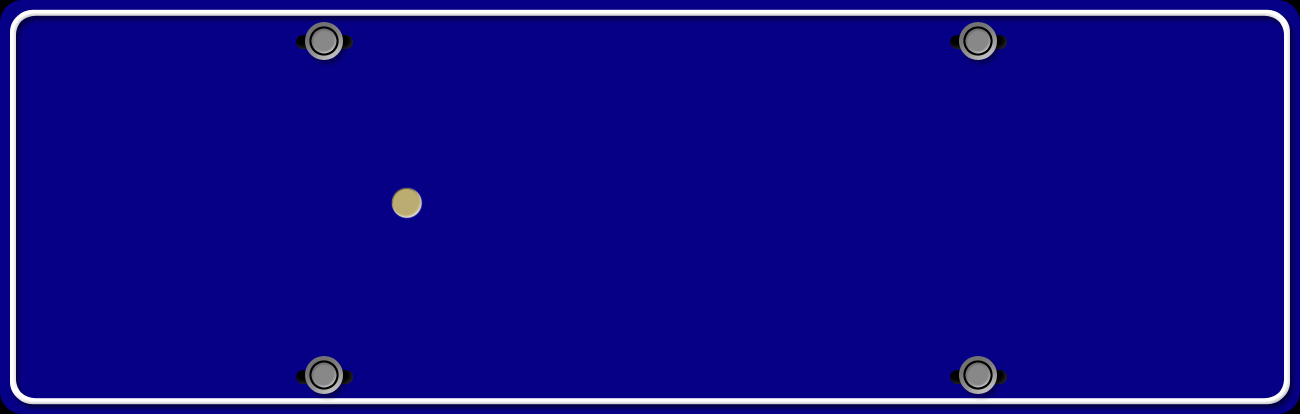
#> input picture generateCarPlate-master/template/template.bmp, 1300 x 414 px
$ python genCarPlate2.py 5
#> lines starting #> are read from the running program, lines starting #| are printed output that depends on the picture
### generateCarPlate-master/PlateCommon.py

import os
import random
import numpy as np
import cv2
from PIL import Image
from PIL import ImageDraw
from math import *

INDEX_PROVINCE = {"京": 0, "沪": 1, "津": 2, "渝": 3, "冀": 4, "晋": 5, "蒙": 6, "辽": 7, "吉": 8, "黑": 9, "苏": 10,
                  "浙": 11, "皖": 12, "闽": 13, "赣": 14, "鲁": 15, "豫": 16, "鄂": 17, "湘": 18, "粤": 19, "桂": 20,
                  "琼": 21, "川": 22, "贵": 23, "云": 24, "藏": 25, "陕": 26, "甘": 27, "青": 28, "宁": 29, "新": 30}

INDEX_DIGIT = {"0": 31, "1": 32, "2": 33, "3": 34, "4": 35, "5": 36, "6": 37, "7": 38, "8": 39, "9": 40}

INDEX_LETTER = {"A": 41, "B": 42, "C": 43, "D": 44, "E": 45, "F": 46, "G": 47,"H": 48, "J": 49, "K": 50, "L": 51, "M": 52,
                "N": 53, "P": 54, "Q": 55, "R": 56, "S": 57, "T": 58, "U": 59, "V": 60, "W": 61, "X": 62, "Y": 63, "Z": 64}

PLATE_CHARS_PROVINCE = {"京", "沪", "津", "渝", "冀", "晋", "蒙", "辽", "吉", "黑",
                        "苏", "浙", "皖", "闽", "赣", "鲁", "豫", "鄂", "湘", "粤",
                        "桂", "琼", "川", "贵", "云", "藏", "陕", "甘", "青", "宁", "新"}

PLATE_CHARS_DIGIT = {"0", "1", "2", "3", "4", "5", "6", "7", "8", "9"}

PLATE_CHARS_LETTER = {"A", "B", "C", "D", "E", "F", "G", "H", "J", "K", "L", "M", "N", "P",
                      "Q", "R", "S", "T", "U", "V", "W", "X", "Y", "Z"}

index = {"京": 0, "沪": 1, "津": 2, "渝": 3, "冀": 4, "晋": 5, "蒙": 6, "辽": 7, "吉": 8, "黑": 9, "苏": 10, "浙": 11, "皖": 12,
         "闽": 13, "赣": 14, "鲁": 15, "豫": 16, "鄂": 17, "湘": 18, "粤": 19, "桂": 20, "琼": 21, "川": 22, "贵": 23, "云": 24,
         "藏": 25, "陕": 26, "甘": 27, "青": 28, "宁": 29, "新": 30, "0": 31, "1": 32, "2": 33, "3": 34, "4": 35, "5": 36,
         "6": 37, "7": 38, "8": 39, "9": 40, "A": 41, "B": 42, "C": 43, "D": 44, "E": 45, "F": 46, "G": 47, "H": 48,
         "J": 49, "K": 50, "L": 51, "M": 52, "N": 53, "P": 54, "Q": 55, "R": 56, "S": 57, "T": 58, "U": 59, "V": 60,
         "W": 61, "X": 62, "Y": 63, "Z": 64}

chars = ["京", "沪", "津", "渝", "冀", "晋", "蒙", "辽", "吉", "黑", "苏", "浙", "皖", "闽", "赣", "鲁", "豫", "鄂", "湘", "粤", "桂",
         "琼", "川", "贵", "云", "藏", "陕", "甘", "青", "宁", "新",
         "0", "1", "2", "3", "4", "5", "6", "7", "8", "9",
         "A", "B", "C", "D", "E", "F", "G", "H", "J", "K", "L", "M", "N", "P", "Q", "R", "S", "T", "U", "V", "W", "X", "Y", "Z" ]

# [47 lines left out: functions AddSmudginess, rot, rotRandrom, not called in this run]

def tfactor(img):
    hsv = cv2.cvtColor(img,cv2.COLOR_BGR2HSV)

    hsv[:,:,0] = hsv[:,:,0]*(0.8+ np.random.random()*0.2)
    hsv[:,:,1] = hsv[:,:,1]*(0.3+ np.random.random()*0.7)
    hsv[:,:,2] = hsv[:,:,2]*(0.2+ np.random.random()*0.8)

    img = cv2.cvtColor(hsv,cv2.COLOR_HSV2BGR)
    return img

# [45 lines left out: functions random_envirment, random_scene, not called in this run]

def GenCh(f,val):
    img=Image.new("RGB", (45,70),(255,255,255))
    draw = ImageDraw.Draw(img)
    draw.text((0, 3),val,(0,0,0),font=f)
    img = img.resize((23,70))
    A = np.array(img)
    return A

def GenCh1(f,val):
    img=Image.new("RGB", (23,70),(255,255,255))
    draw = ImageDraw.Draw(img)
    draw.text((0, 2),val,(0,0,0),font=f)
    A = np.array(img)
    return A

def AddGauss(img, level):
    # return cv2.blur(img, (level * 2 + 1, level * 2 + 1))
    return cv2.blur(img, (1+r(1), 1+r(1)))

def r(val):
    return int(np.random.random() * val)

# [14 lines left out: functions AddNoiseSingleChannel, addNoise, not called in this run]

### generateCarPlate-master/genCarPlate2.py
#coding=utf-8
from PIL import Image
import argparse
from PIL import ImageFont
from PlateCommon import *
import cv2
TEMPLATE_IMAGE = "./template/template.bmp"

class GenPlateScene:
    def __init__(self, fontCh, fontEng, NoPlates):
#> called with fontCh = './font/platech.ttf', fontEng = './font/platechar.ttf', NoPlates = './background2'
        self.fontC = ImageFont.truetype(fontCh, 43, 0)    # 省简称使用字体
        self.fontE = ImageFont.truetype(fontEng, 60, 0)   # 字母数字字体
        # self.img = np.array(Image.new("RGB", (226, 70), (255, 255, 255)))
        # self.bg = cv2.resize(cv2.imread(TEMPLATE_IMAGE), (226, 70))
        self.img = np.array(Image.new("RGB", (226, 70), (255, 255, 255)))
        self.bg = cv2.resize(cv2.imread(TEMPLATE_IMAGE), (226, 70))
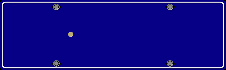
#> self.bg: shape (70, 226, 3); mean B, G, R 135.8, 10, 15.6
        self.noplates_path = []
        for parent, _, filenames in os.walk(NoPlates):
            for filename in filenames:
                self.noplates_path.append(parent + "/" + filename)

    def gen_plate_string(self, iter, perSize):
        plate_str = ""
        i = iter // perSize
        # iterChar = (iter % perSize) // 9
        for cpos in range(7):
            if cpos == 0:
                plate_str += chars[i] #+r(31)]
            elif cpos == 1:
                plate_str += chars[41 + r(24)]
            else:
                plate_str += chars[31 + r(34)]
        return plate_str

    def draw(self, val):
        offset= 2
        self.img[0:70, offset+8:offset+8+23] = GenCh(self.fontC, val[0])
        self.img[0:70, offset+8+23+6:offset+8+23+6+23] = GenCh1(self.fontE, val[1])
        for i in range(5):
            base = offset+8+23+6+23+17+i*23+i*6
            self.img[0:70, base:base+23]= GenCh1(self.fontE, val[i+2])
        return self.img

    def generate(self,text):
        print(text + " " + str(len(text)))

        fg = self.draw(text)   # 得到白底黑字
        # cv2.imwrite('01.jpg', fg)
        fg = cv2.bitwise_not(fg)    # 得到黑底白字
        # cv2.imwrite('02.jpg', fg)
        com = cv2.bitwise_or(fg, self.bg)   # 字放到（蓝色）车牌背景中
        # cv2.imwrite('03.jpg', com)
        # cv2.imwrite('04.jpg', com)
        # cv2.imwrite('05.jpg', com)
        com = tfactor(com) # 调灰度
        # [6 lines of commented-out code are left out]
        com = AddGauss(com, 0) # 加高斯平滑
        # cv2.imwrite('08.jpg', com)

        # cv2.imwrite('09.jpg', com)
        return com

    def gen_batch(self, perSize, outDir):

#> called with perSize = 5, outDir = './imgs/'
        for i in range(perSize*31-1):
            outputPath = outDir
            if (not os.path.exists(outputPath)):
                os.mkdir(outputPath)
            plate_str = self.gen_plate_string(i, perSize)
            img =  self.generate(plate_str)

            if img is None:
                continue

            pil_img = Image.fromarray(img)
            pil_img.save(outputPath + plate_str + ".jpg")
#> this loop made 154 passes
#> pass 1, in GenCh, `img = img.resize((23,70))`:
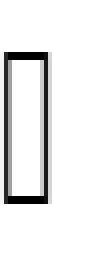
#> img: PIL image 23x70 RGB (shown 4 times larger); min 0, max 255, mean 234.3
#> pass 1, in GenCh1, `A = np.array(img)`:
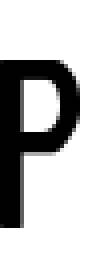
#> A: shape (70, 23, 3) (shown 4 times larger); min 0, max 255, mean 188.2
#> after the loop:
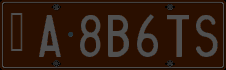
#> img: shape (70, 226, 3); mean R, G, B 48.8, 27.9, 16.2
            #with open(outputPath + "/" + plate_str + ".txt", 'w') as obj:
            #    line = ','.join([str(v) for v in loc]) + ',"' + plate_str + '"\n'
            #    obj.write(line)

def parse_args():
    parser = argparse.ArgumentParser()
    parser.add_argument('gen_count_per_province', type=int, help='gen car plt num for per_province')
    parser.add_argument('--bg_dir', default='./background2', help='bg_img dir')
    parser.add_argument('--out_dir', default='./imgs/', help='output dir')

    return parser.parse_args()

def main(args):
    G = GenPlateScene("./font/platech.ttf", './font/platechar.ttf', args.bg_dir)
    G.gen_batch(args.gen_count_per_province, args.out_dir)

if __name__ == '__main__':
    main(parse_args())
